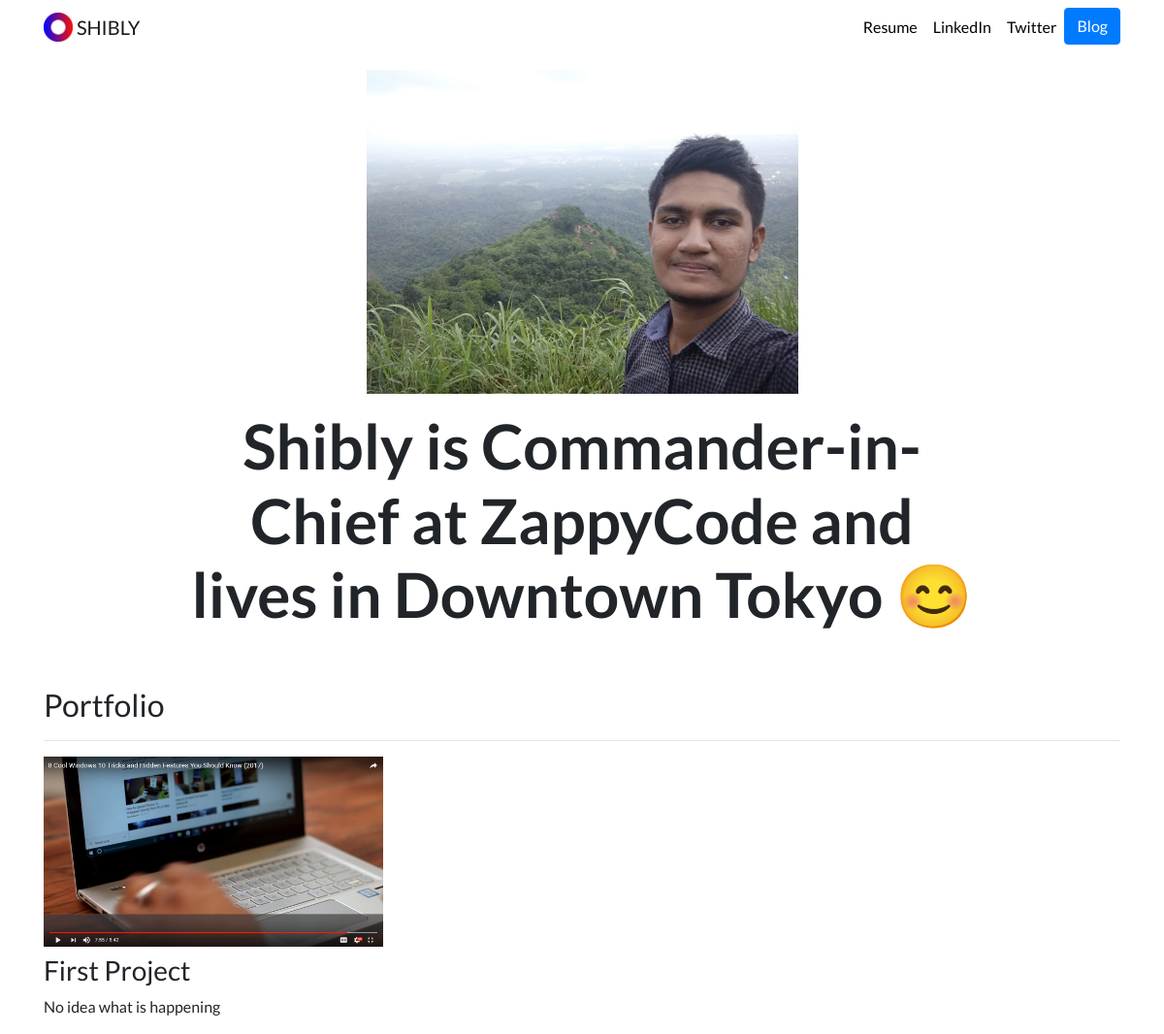
The page / on the database its author committed.
### portfolio/models.py (models this page shows, shortened)
class Project(models.Model):
    title = models.CharField(max_length = 100)
    description = models.CharField(max_length = 250)
    image = models.ImageField(upload_to = 'portfolio/images/')
    url = models.URLField(blank=True)

### portfolio/views.py (the view)
# urls.py: 2. Add a URL to urlpatterns:  path('', views.home, name='home')
def home(request):
    projects = Project.objects.all()
    return render(request, 'portfolio/home.html',{'projects':projects})

### portfolio/templates/portfolio/home.html
{% extends "portfolio/base.html" %}
{% load static %}
{% block content %}
<div class="row justify-content-center my-3">
  <div class="col-5">
    <img src="{% static 'portfolio/IMG_20180817_082832.jpg' %}" class="img-fluid">
  </div>
</div>
<div class="row justify-content-center mb-3">
  <div class="col-md-9 text-center">
    <h1 id="hometext" class="font-weight-bold">Shibly is Commander-in-Chief at ZappyCode and lives in Downtown Tokyo 😊</h1>
  </div>
</div>
<h2 class="mt-5">Portfolio</h2>
<hr>
<div class="row">
  {% for project in projects %}
  <div class="col-lg-4 col-md-6">
    {% if project.url %}
    <a href="{{ project.url }}">
      <img src="{{ project.image.url }}" class="img-fluid mb-2">
    </a>
    {% else %}
    <img src="{{ project.image.url }}" class="img-fluid mb-2">
    {% endif %}
    <h3>{{ project.title }}</h3>
    <p>{{ project.description }}</p>
  </div>
  {% endfor %}
</div>
{% endblock %}

### portfolio/templates/portfolio/base.html (shortened to what this page needs)
{% load static %}
<!doctype html>
<html lang="en">
<head>
  <link rel="stylesheet" href="https://cdn.jsdelivr.net/npm/bootstrap@4.5.3/dist/css/bootstrap.min.css">
  <link rel="stylesheet" href="{% static "portfolio/custom.css" %}">
</head>
<body>
  <nav id="topNav" class="navbar navbar-expand-md navbar-light">
    <div class="container">
      <a class="navbar-brand" href="{% url 'home' %}">
        <img src="{% static "portfolio/Logo.png" %}" width="30" height="30" class="d-inline-block align-top" alt="Nick's Logo">
        <span>SHIBLY</span>
      </a>
      <div class="collapse navbar-collapse text-center" id="navbarNav">
        <ul class="navbar-nav ml-auto">
          <li class="nav-item">
            <a class="nav-link" href="{% static "portfolio/resume.pdf" %}">Resume</a>
          </li>
          <li class="nav-item">
            <a class="nav-link" href="https://www.linkedin.com/in/nick-walter/" target="_blank">LinkedIn</a>
          </li>
          <li class="nav-item">
            <a class="nav-link" href="https://twitter.com/ZappyCode" target="_blank">Twitter</a>
          </li>
          <li>
            <a role="button" href="{% url 'blog:all_blogs' %}" class="btn btn-primary">Blog</a>
          </li>
        </ul>
      </div>
    </div>
  </nav>
  <div class="container">
    {% block content %}{% endblock %}
  </div>
</body>
</html>

### portfolio/static/portfolio/custom.css (style rules this page uses)
.navbar-nav .nav-link { color: rgba(0,0,0,1) !important; }
body { font-family: 'Lato', sans-serif; }
@media (min-width: 992px) { #hometext { font-size: 4rem; } }

### rows shown on the page
Project: image (picture), title "First Project", description "No idea what is happening"
